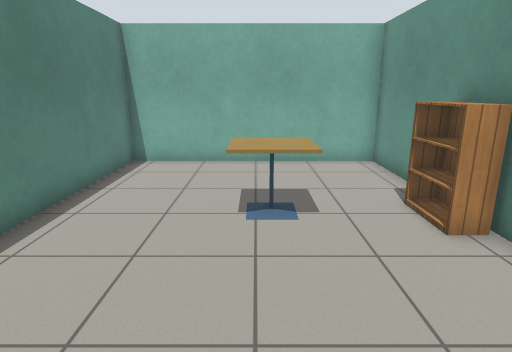
[1] (above)

16 first-person views from a walk through a robot-simulator world made for Gazebo. The camera is 1.3 m above the floor, tilts 14° down and sees 75° across. The floor is counted in squares, 0.5 m on a side. Each view is taken from the middle of a square. On the plan, view 1 faces up. The plan holds only what a view shows up to about 20 squares ahead; the rest is blank. The place goes on beyond the plan. Simple patterns stand in for the simulator's built-in surfaces.

[2]
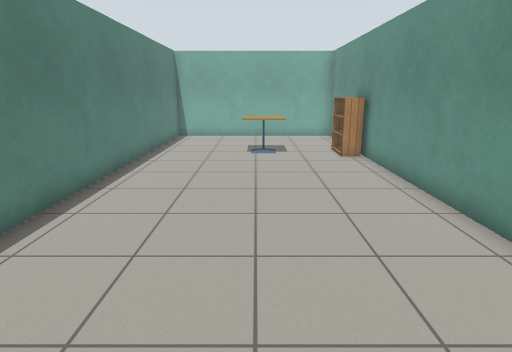

[3]
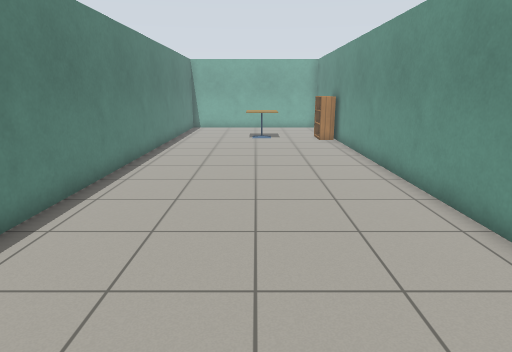

[4]
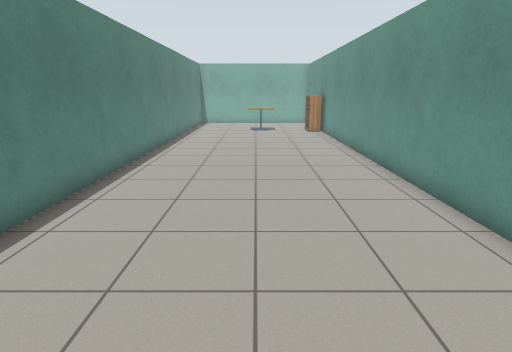

[5]
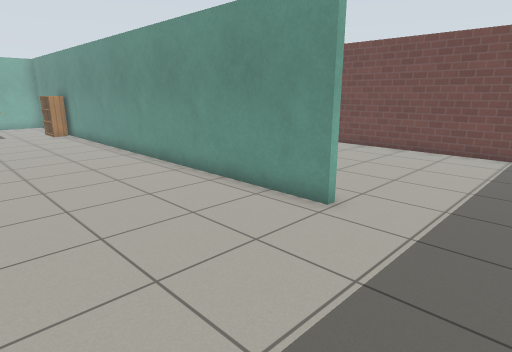

[6]
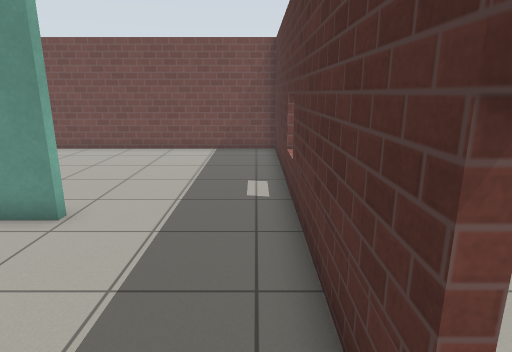

[7]
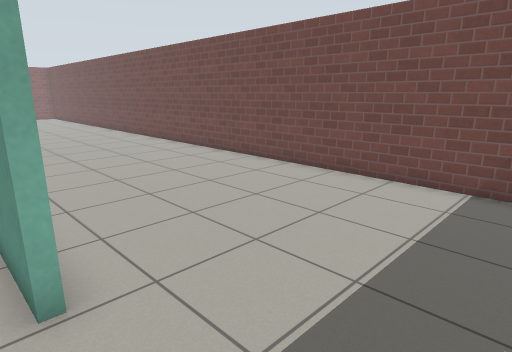

[8]
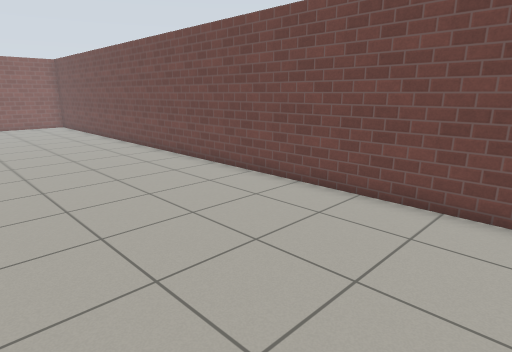

[9]
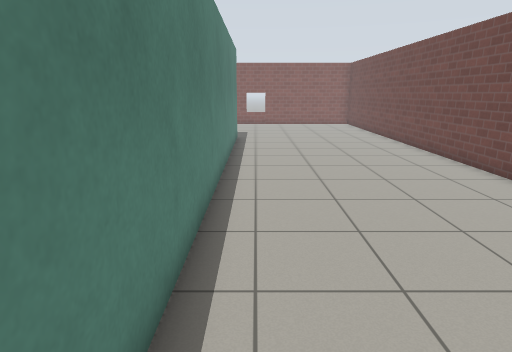

[10]
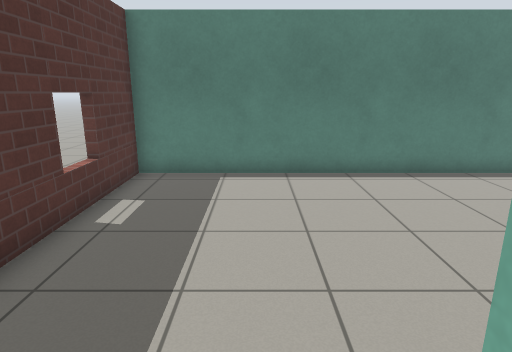

[11]
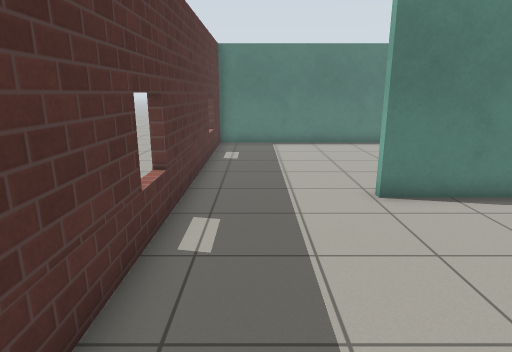

[12]
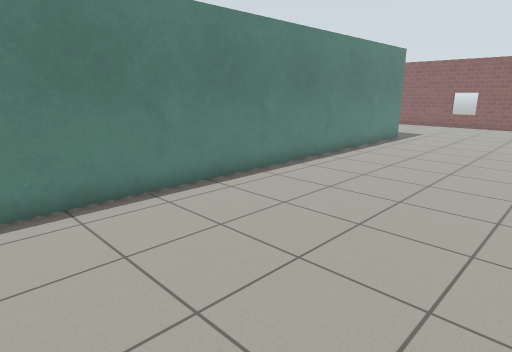

[13]
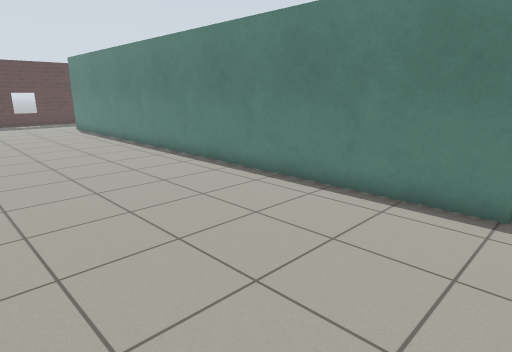

[14]
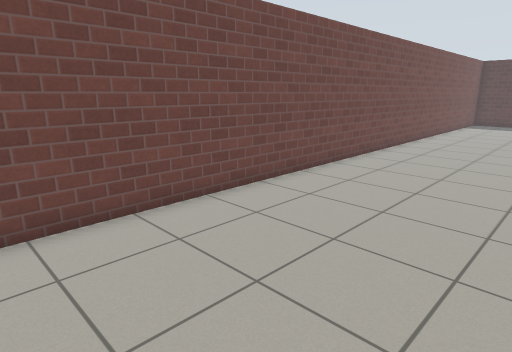

[15]
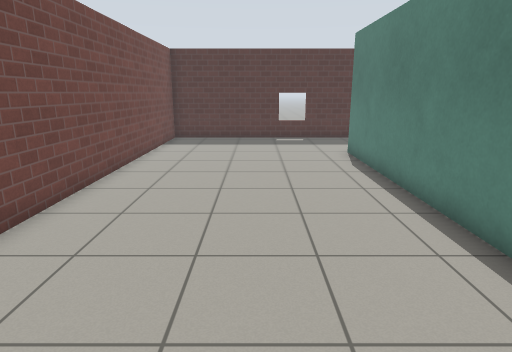

[16]
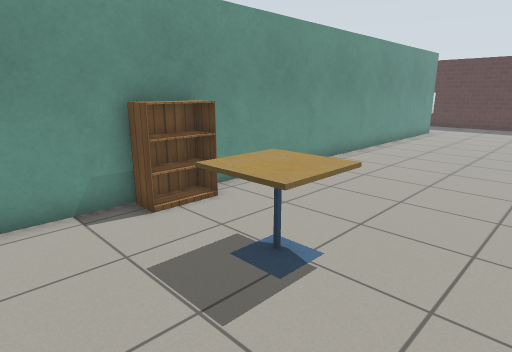

### Floor plan
Points are (right, up) in squares from view 1. A wall is a line through its corners. A room is listed if a view was taken in it or the views show most of it. See-through windows are left out.
Room 1 (views 1, 2, 3, 4, 5, 6, 7, 16)
walls: (4.6, -12.9) (4.6, 12.8) (-4.8, 12.8) (-4.8, -17.9) (4.4, -17.9)
ways out: opening at (5, -15) to room 2
objects: cafe table (-1, 6) to (1, 8); bookshelf (4, 6) to (4, 8)
Room 2 (views 8, 9, 10, 11, 12, 13, 14, 15)
walls: (4.9, 13.2) (4.9, -12.9) (4.6, -12.9); (4.4, -17.9) (13.8, -17.9) (13.8, 14.5)
ways out: opening at (5, -15) to room 1

Positions as (right, up) in squares from view 1, and headings:
1: (0, 0), facing up
2: (0, -8), facing up
3: (0, -13), facing up
4: (0, -17), facing up
5: (-2, -17), facing up-right
6: (-2, -17), facing right
7: (4, -17), facing up-right
8: (6, -7), facing up-right
9: (6, -7), facing up
10: (6, -14), facing left
11: (13, -16), facing left
12: (13, -7), facing up-left
13: (13, 14), facing down-left
14: (7, 14), facing down-right
15: (9, 2), facing down
16: (-3, 11), facing down-right
